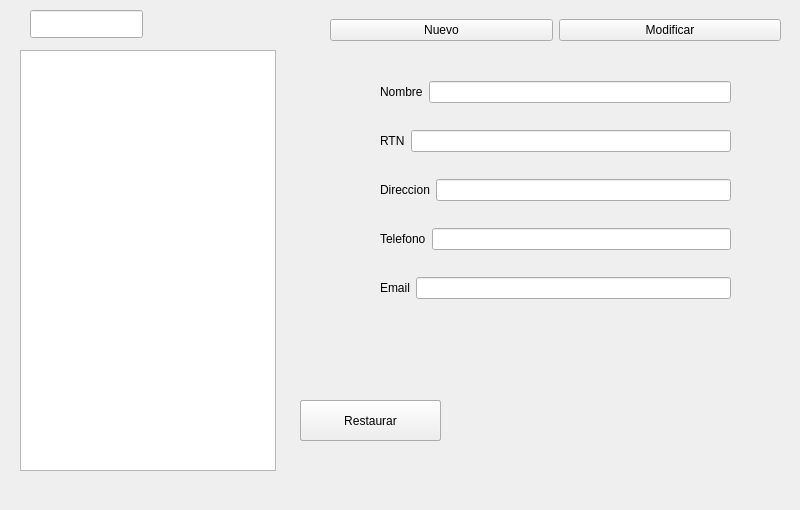
<?xml version="1.0" encoding="UTF-8"?>
<ui version="4.0">
 <class>MainWindow</class>
 <widget class="QMainWindow" name="MainWindow">
  <property name="geometry">
   <rect>
    <x>0</x>
    <y>0</y>
    <width>800</width>
    <height>510</height>
   </rect>
  </property>
  <property name="windowTitle">
   <string>Menu Clientes</string>
  </property>
  <widget class="QWidget" name="centralwidget">
   <widget class="QLabel" name="label">
    <property name="geometry">
     <rect>
      <x>-8</x>
      <y>-1</y>
      <width>821</width>
      <height>611</height>
     </rect>
    </property>
    <property name="styleSheet">
     <string notr="true">background-image: url(:/imagenes/fondoaplicacion.jpg);</string>
    </property>
    <property name="text">
     <string/>
    </property>
   </widget>
   <widget class="QTableView" name="tablaclientes">
    <property name="geometry">
     <rect>
      <x>20</x>
      <y>50</y>
      <width>256</width>
      <height>421</height>
     </rect>
    </property>
   </widget>
   <widget class="QWidget" name="horizontalLayoutWidget">
    <property name="geometry">
     <rect>
      <x>330</x>
      <y>10</y>
      <width>451</width>
      <height>41</height>
     </rect>
    </property>
    <layout class="QHBoxLayout" name="horizontalLayout">
     <item>
      <widget class="QPushButton" name="btnNuevo">
       <property name="text">
        <string>Nuevo</string>
       </property>
      </widget>
     </item>
     <item>
      <widget class="QPushButton" name="btnModificar">
       <property name="text">
        <string>Modificar</string>
       </property>
      </widget>
     </item>
    </layout>
   </widget>
   <widget class="QWidget" name="verticalLayoutWidget">
    <property name="geometry">
     <rect>
      <x>380</x>
      <y>60</y>
      <width>351</width>
      <height>261</height>
     </rect>
    </property>
    <layout class="QVBoxLayout" name="verticalLayout">
     <item>
      <layout class="QHBoxLayout" name="horizontalLayout_4">
       <item>
        <layout class="QHBoxLayout" name="horizontalLayout_9">
         <item>
          <widget class="QLabel" name="label_3">
           <property name="text">
            <string>Nombre</string>
           </property>
          </widget>
         </item>
         <item>
          <widget class="QLineEdit" name="txtNombrecli">
           <property name="maxLength">
            <number>13</number>
           </property>
          </widget>
         </item>
        </layout>
       </item>
      </layout>
     </item>
     <item>
      <layout class="QHBoxLayout" name="horizontalLayout_6">
       <item>
        <widget class="QLabel" name="label_6">
         <property name="text">
          <string>RTN</string>
         </property>
        </widget>
       </item>
       <item>
        <widget class="QLineEdit" name="txtRtn">
         <property name="maxLength">
          <number>45</number>
         </property>
        </widget>
       </item>
      </layout>
     </item>
     <item>
      <layout class="QHBoxLayout" name="horizontalLayout_8">
       <item>
        <widget class="QLabel" name="label_5">
         <property name="text">
          <string>Direccion</string>
         </property>
        </widget>
       </item>
       <item>
        <widget class="QLineEdit" name="txtDireccion">
         <property name="maxLength">
          <number>45</number>
         </property>
        </widget>
       </item>
      </layout>
     </item>
     <item>
      <layout class="QHBoxLayout" name="horizontalLayout_7">
       <item>
        <widget class="QLabel" name="label_4">
         <property name="text">
          <string>Telefono</string>
         </property>
        </widget>
       </item>
       <item>
        <widget class="QLineEdit" name="txtTelefono">
         <property name="maxLength">
          <number>45</number>
         </property>
        </widget>
       </item>
      </layout>
     </item>
     <item>
      <layout class="QHBoxLayout" name="horizontalLayout_10">
       <item>
        <widget class="QLabel" name="label_7">
         <property name="text">
          <string>Email</string>
         </property>
        </widget>
       </item>
       <item>
        <widget class="QLineEdit" name="txtEmail">
         <property name="maxLength">
          <number>45</number>
         </property>
        </widget>
       </item>
      </layout>
     </item>
    </layout>
   </widget>
   <widget class="QPushButton" name="btnGuardar">
    <property name="geometry">
     <rect>
      <x>300</x>
      <y>400</y>
      <width>141</width>
      <height>41</height>
     </rect>
    </property>
    <property name="text">
     <string>Guardar</string>
    </property>
   </widget>
   <widget class="QPushButton" name="btnModificar2">
    <property name="geometry">
     <rect>
      <x>300</x>
      <y>400</y>
      <width>141</width>
      <height>41</height>
     </rect>
    </property>
    <property name="text">
     <string>Modificar</string>
    </property>
   </widget>
   <widget class="QPushButton" name="btnEliminar2">
    <property name="geometry">
     <rect>
      <x>300</x>
      <y>400</y>
      <width>141</width>
      <height>41</height>
     </rect>
    </property>
    <property name="text">
     <string>Eliminar</string>
    </property>
   </widget>
   <widget class="QLineEdit" name="txtCodigo">
    <property name="geometry">
     <rect>
      <x>30</x>
      <y>10</y>
      <width>113</width>
      <height>28</height>
     </rect>
    </property>
   </widget>
   <widget class="QPushButton" name="btnrestaurar2">
    <property name="geometry">
     <rect>
      <x>300</x>
      <y>400</y>
      <width>141</width>
      <height>41</height>
     </rect>
    </property>
    <property name="text">
     <string>Restaurar</string>
    </property>
   </widget>
   <zorder>txtCodigo</zorder>
   <zorder>label</zorder>
   <zorder>tablaclientes</zorder>
   <zorder>horizontalLayoutWidget</zorder>
   <zorder>verticalLayoutWidget</zorder>
   <zorder>btnGuardar</zorder>
   <zorder>btnModificar2</zorder>
   <zorder>btnEliminar2</zorder>
   <zorder>btnrestaurar2</zorder>
  </widget>
 </widget>
 <resources>
  <include location="imagenes/imagenes.qrc"/>
 </resources>
 <connections/>
</ui>
